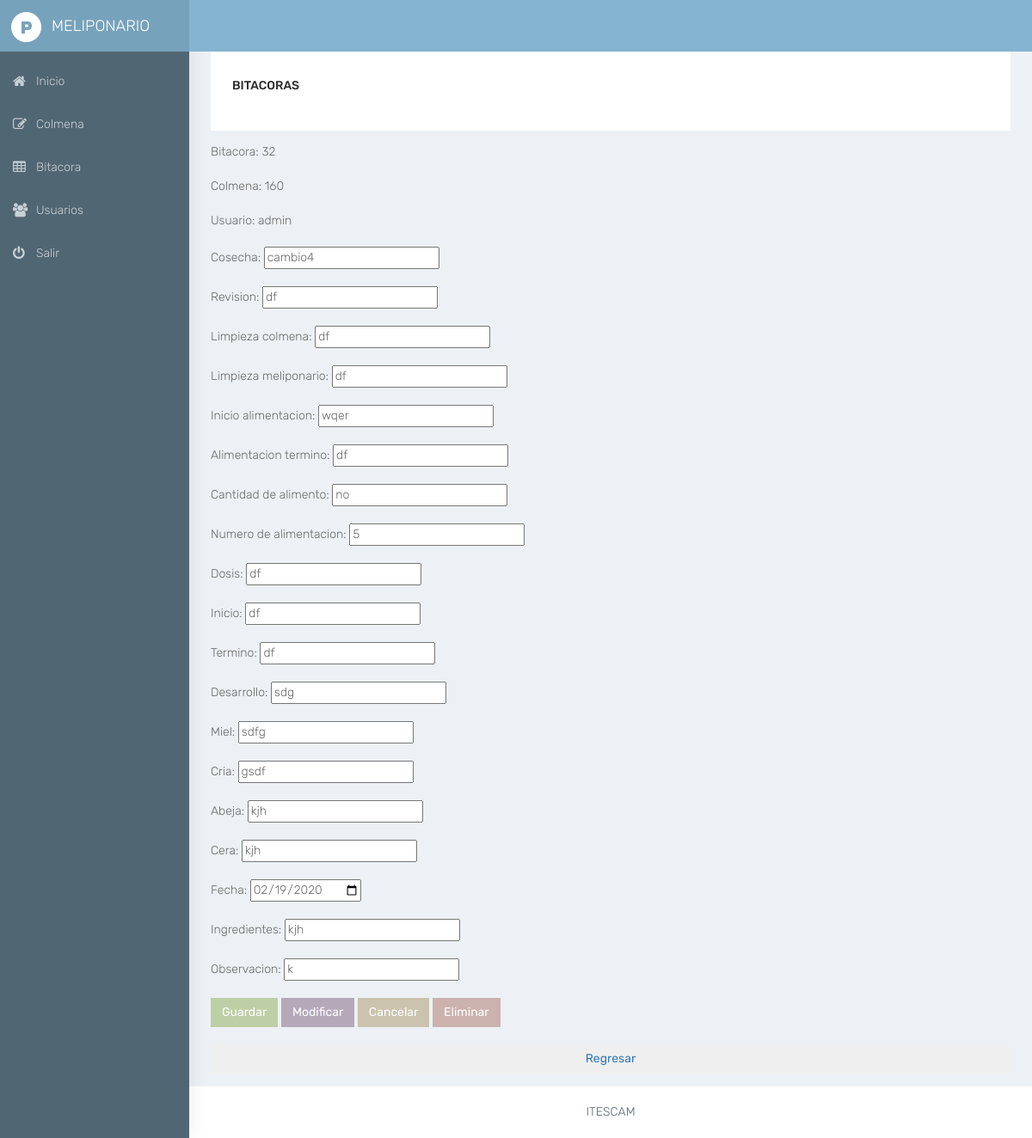
Page /Administrador/Bitacora/agrega.php?idBitacora=32 (signed in) on the committed database.
### tables this page shows
CREATE TABLE `bitacora` (
  `idBitacora` int(255) NOT NULL,
  `idColmena` int(255) NOT NULL,
  `idUsuario` varchar(255) NOT NULL,
  `cosecha` varchar(2500) NOT NULL,
  `revision` varchar(2500) NOT NULL,
  `lim_col` varchar(2500) NOT NULL,
  `lim_meli` varchar(2500) NOT NULL,
  `a_inicio` varchar(2500) NOT NULL,
  `a_termino` varchar(2500) NOT NULL,
  `a_cantidad` varchar(2500) NOT NULL,
  `a_numero` int(255) NOT NULL,
  `dosis` varchar(2500) NOT NULL,
  `inicio` varchar(2500) NOT NULL,
  `termino` varchar(2500) NOT NULL,
  `desarrollo` varchar(2500) NOT NULL,
  `miel` varchar(2500) NOT NULL,
  `cria` varchar(2500) NOT NULL,
  `abeja` varchar(2500) NOT NULL,
  `cera` varchar(2500) NOT NULL,
  `fecha` varchar(2500) NOT NULL,
  `ingredientes` varchar(2500) NOT NULL,
  `observacion` varchar(2500) NOT NULL
);

### Administrador/Bitacora/agrega.php (the view, shortened to what this page needs)
<?php
    include ("conexion.php");
  $idBit = $_GET['idBitacora'];
  $query = "SELECT * FROM bitacora WHERE idbitacora=$idBit";
  $resul = $conexion -> query($query);
  $fila = $resul -> fetch_assoc();
  $idBitacora=$fila['idBitacora'];
  $idColmena=$fila['idColmena'];
  $idUsuario=$fila['idUsuario'];
  $cosecha=$fila['cosecha'];
  $revision=$fila['revision'];
  $lim_col=$fila['lim_col'];
  $lim_meli=$fila['lim_meli'];
  $a_inicio=$fila['a_inicio'];
  $a_termino=$fila['a_termino'];
  $a_cantidad=$fila['a_cantidad'];
  $a_numero=$fila['a_numero'];
  $dosis=$fila['dosis'];
  $inicio=$fila['inicio'];
  $termino=$fila['termino'];
  $desarrollo=$fila['desarrollo'];
  $miel=$fila['miel'];
  $cria=$fila['cria'];
  $abeja=$fila['abeja'];
  $cera=$fila['cera'];
  $fecha=$fila['fecha'];
  $ingredientes=$fila['ingredientes'];
  $observacion=$fila['observacion'];
?>
<!DOCTYPE html>
<html lang="en">
<head>
    <link href="../../bootstrap/dist/css/bootstrap.min.css" rel="stylesheet">
    <link href="../../plugins/bower_components/sidebar-nav/dist/sidebar-nav.min.css" rel="stylesheet">
    <link href="../../css/animate.css" rel="stylesheet">
    <link href="../../css/style.css" rel="stylesheet">
    <link href="../../css/colors/blue-dark.css" id="theme" rel="stylesheet">
</head>
<body>
    <div id="wrapper">
        <nav class="navbar navbar-default navbar-static-top m-b-0">
            <div class="navbar-header"> <a class="navbar-toggle hidden-sm hidden-md hidden-lg " href="javascript:void(0)" data-toggle="collapse" data-target=".navbar-collapse"><i class="fa fa-bars"></i></a>
                <div class="top-left-part"><a class="logo" href="../index.php"><b><img src="../../plugins/images/pixeladmin-logo.png" alt="home" /></b>Meliponario</a></div>
                <ul class="nav navbar-top-links navbar-right pull-right">
                    <li>
                        <a class="profile-pic" href="#"> <b class="hidden-xs" ></b> </a>
                    </li>
                </ul>
            </div>
        </nav>
        <?php include("menu.php"); ?>
        <div id="page-wrapper">
            <div class="container-fluid">
                <div class="row">
                    <div class="col-md-12">
                        <div class="white-box">
                            <h3 class="box-title">Bitacoras</h3> </div>
                           <form action="" method="post">
          Bitacora: <?php echo $idBitacora; ?> <br><br>
          Colmena: <?php echo $idColmena; ?> <br><br>
          Usuario: <?php echo $idUsuario; ?> <br><br>
          Cosecha: <input required type="text" name="cosecha" value="<?php echo $cosecha; ?>"> <br><br>
          Revision: <input required type="text" name="revision" value="<?php echo $revision; ?>"> <br><br>
          Limpieza colmena: <input required type="text" name="lim_col" value="<?php echo $lim_col; ?>"> <br><br>
          Limpieza meliponario: <input required type="text" name="lim_meli" value="<?php echo $lim_meli; ?>"> <br><br>
          Inicio alimentacion: <input required type="text" name="a_inicio" value="<?php echo $a_inicio; ?>"> <br><br>
          Alimentacion termino: <input required type="text" name="a_termino" value="<?php echo $a_termino; ?>"> <br><br>
          Cantidad de alimento: <input required type="text" name="a_cantidad" value="<?php echo $a_cantidad; ?>"> <br><br>
          Numero de alimentacion: <input required type="text" name="a_numero" value="<?php echo $a_numero; ?>"> <br><br>
          Dosis: <input required type="text" name="dosis" value="<?php echo $dosis; ?>"> <br><br>
          Inicio: <input required type="text" name="inicio" value="<?php echo $inicio; ?>"> <br><br>
          Termino: <input required type="text" name="termino" value="<?php echo $termino; ?>"> <br><br>
          Desarrollo: <input required type="text" name="desarrollo" value="<?php echo $desarrollo; ?>"> <br><br>
          Miel: <input required type="text" name="miel" value="<?php echo $miel; ?>"> <br><br>
          Cria: <input required type="text" name="cria" value="<?php echo $cria; ?>"> <br><br>
          Abeja: <input required type="text" name="abeja" value="<?php echo $abeja; ?>"> <br><br>
          Cera: <input required type="text" name="cera" value="<?php echo $cera; ?>"> <br><br>
          Fecha: <input type="date" name="fecha" value="<?php echo $fecha; ?>"> <br><br>
          Ingredientes: <input required type="text" name="ingredientes" value="<?php echo $ingredientes; ?>"> <br><br>
          Observacion: <input required type="text" name="observacion" value="<?php echo $observacion; ?>"> <br><br>
          <button type="submit" class="btn btn-success" name="ejecutar" value="Guardar">Guardar</button>
          <button type="submit" class="btn btn-primary" name="ejecutar" value="Modificar">Modificar</button>
          <button type="submit" class="btn btn-warning" name="ejecutar" value="Cancelar">Cancelar</button>
          <button type="submit" class="btn btn-danger" name="ejecutar" value="Eliminar">Eliminar</button>
        </form>
        <br>
        <a href="bitacoras.php?idColmena=<?php echo $idColmena; ?> "><Button class="btn btn-block">Regresar</Button></a>
                    </div>
                </div>
            </div>
            <footer class="footer text-center">ITESCAM</footer>
        </div>
    </div>
</body>
</html>

### css/colors/blue-dark.css (style rules this page uses)
body { background:#516673 }
.top-left-part { background:rgba(0,0,0,0.1) }
.navbar-header { background:#85b4d0 }
.navbar-top-links>li>a { color:#ffffff }

### rows in the picture
bitacora: idBitacora "32", idColmena "160", idUsuario "admin", cosecha "cambio4", revision "df", lim_col "df", lim_meli "df", a_inicio "wqer", a_termino "df", a_cantidad "no", a_numero "5", dosis "df", inicio "df", termino "df", desarrollo "sdg", miel "sdfg", cria "gsdf", abeja "kjh", cera "kjh", fecha "02/19/2020", ingredientes "kjh", observacion "k"
